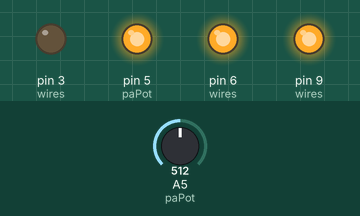
The sketch below on a simulated Arduino Uno, built with avr-gcc and run on an emulated ATmega328P. Shown: output pins drawn as LEDs (lit = HIGH). The test bench sets the inputs (shaded band); at power-on: A5 (paPot) = 512. What the sketch prints to the serial monitor is not drawn.

Above: at 2.8 s.
2.9 s: A5 (paPot) set to 716
At 3.41 s:
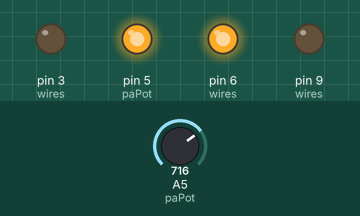
5.9 s: A5 (paPot) set to 625
At 6.28 s:
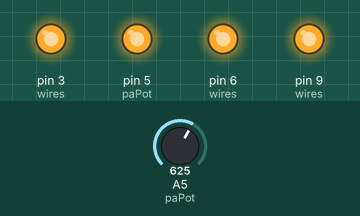
8.9 s: A5 (paPot) set to 598
At 10.45 s:
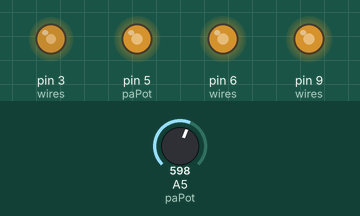
11.9 s: A5 (paPot) set to 900
14.9 s: A5 (paPot) set to 511
Timing chart, 0 to 18.9 s (numbered marks = the images above; inputs shaded):
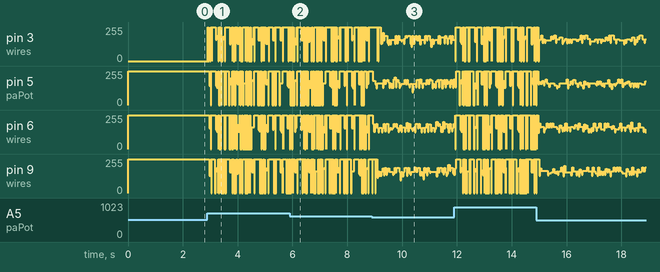

The sketch:

test_unipolar_stepper.ino
```cpp
/*
  test driver for stepper motor

  OOPS - it's unipolar - power through center tap, then
*/

#define BAUDRATE 115200

// PHASE_SKIP 0 for half-stepping; 1 for full stepping
#define PHASE_SKIP      0
// PHASE_START 0 for one coil at a time, 1 for two coils at a time
#define PHASE_START     0
// INACTIVE_STATE to be the state for inactive coils
//   0 for N-channel MOSFETs on the low side of the coils and power to common
//   1 for NPN 2N3904 controlling the gate of an N-channel MOSFET on the low side
//          adapted from http://www.edutek.ltd.uk/Circuit_Pages/Bridge_Driver_MOSFET.html
#define INACTIVE_STATE  1

#define paPot 5

// the motor is expected to have connections   1A - C - 2A   and  3A - C - 4A
#define pdMotor1A 3
#define pdMotor2A 5
// #define ppMotorEnable12 10

#define pdMotor3A 6
#define pdMotor4A 9
// #define ppMotorEnable34 11

int wires[] = {
                 pdMotor1A,
                 pdMotor2A,
                 pdMotor3A,
                 pdMotor4A
              };
int nWires;

int phases[] = {
                 B00000001,
                 B00000101,
                 B00000100,
                 B00000110,
                 B00000010,
                 B00001010,
                 B00001000,
                 B00001001
               };
int nPhases;

void setup () {
  Serial.begin ( BAUDRATE );
  while (!Serial);

  nWires = sizeof ( wires ) / sizeof ( wires [ 0 ] );
  nPhases = sizeof ( phases ) / sizeof ( phases [ 0 ] );

  for ( int i = 0; i < nWires; i++ ) {
    pinMode ( wires[i], OUTPUT ); digitalWrite ( wires[i], 0 );
  }

  // pinMode ( ppMotorEnable12, OUTPUT ); digitalWrite ( ppMotorEnable12, 1 );
  // pinMode ( ppMotorEnable34, OUTPUT ); digitalWrite ( ppMotorEnable34, 1 );

}

void loop () {
  // half-stepping by design - change pair1
  int pot;
  static int direction;
  static float loops_per_sec = 1.0;
  float command_loops_per_sec;
  unsigned long delay_us;
  static int oldPot = -10;
  static int phase = PHASE_START;
  static long location = 0;
  static unsigned long lastPrintAt_ms = 0;

  pot = analogRead ( paPot );
  // if ( abs ( pot - oldPot ) > 2 ) {
    if ( pot == 512 ) {
      direction = 0;
    } else if ( pot > 512 ) {
      direction = 1;
    } else {
      direction = -1;
    }

    /*
    delay_us = map ( constrain ( exp ( - abs ( 512.0 - pot ) / 80.0 ) * 1000,
                                 2, 1000 ) ,
                     2, 1000, 20, 100000L );
           */

    // the pot at 512 counts will square to 262144
    // delay at center (512) will be 262344, 200 at ends

    /*
    delay_us = ( 262144L - ( ( 512L - pot ) * ( 512L - pot ) ) ) / 4 + 200;

    Serial.print ( "Pot: " ); Serial.print ( pot );
    Serial.print ( "; delay: " ); Serial.print ( delay_us ); Serial.println ( "us" );

    // max acceleration is 60% of change per second
    // which is (60% of change) * old_delay_us * 1e6  per loop
    delay_us = old_delay_us + ( delay_us - old_delay_us ) * 6e-7 * old_delay_us;
    */

    // new loops_per_sec is loops_per_sec + desired_value * 60% / loops_per_sec
    command_loops_per_sec = max ( 0.0, abs ( 512.0 - pot ) - 5.0 ) * 100.0;
    loops_per_sec = max ( 0.0, loops_per_sec + ( command_loops_per_sec - loops_per_sec ) * 0.60 / loops_per_sec );
    delay_us = 1e6 / loops_per_sec;

    oldPot = pot;
  // }

  if ( ( millis () - lastPrintAt_ms ) > 0 ) {
    Serial.print ( "command: " ); Serial.print ( command_loops_per_sec ); Serial.print ( "; " );
    Serial.print ( "loops per second: " ); Serial.print ( loops_per_sec ); Serial.print ( "; " );
    Serial.print ( "accel delay: " ); Serial.print ( delay_us ); Serial.println ( "us" );
    lastPrintAt_ms = millis();
  }

  // delay ( 2000 );

  // if ( ( millis () - lastPrintAt_ms ) > 500 ) {
    // Serial.print ( location ); Serial.print ( "; " );
    // Serial.print ( delay_us ); Serial.print ( "; " );
    // Serial.print ( phase ); Serial.print ( "; " );
    // Serial.print ( pot ); Serial.print ( "; " );
    // Serial.print ( direction ); Serial.println ();
    // lastPrintAt_ms = millis();
  // }

  phase = ( phase + nPhases + ( direction * ( 1 + PHASE_SKIP ) ) ) % nPhases ;

  for ( int i = 0; i < nWires; i++ ) {
    // set the active ones to INACTIVE_STATE, the others to !INACTIVE_STATE
    digitalWrite ( wires[i], ( ( phases [ phase ] >> i ) & 0x01 ) ^ INACTIVE_STATE );
    // Serial.print ( "   wire " ); Serial.print ( wires[i] );
    // Serial.print ( ": " ); Serial.println ( ( phases [ phase ] >> i ) & 0x01 );
    // delay ( 1000 );
  }

  if ( delay_us > 5000 ) {
    Serial.print ( "Phase: " ); Serial.print ( phase ); Serial.print ( "; " );
    // Serial.print ( "Enable: " ); Serial.print ( pairs[phase][2] ); Serial.print ( "; " );
    Serial.print ( "Direction: " ); Serial.print ( direction ); Serial.print ( "; " );
    Serial.print ( "Mask: B" ); Serial.print ( phases [ phase ], BIN ); Serial.println ();
  }

  location += direction;

  delay_us = constrain ( delay_us, 100, 2000000L );

  // delay should go from 1000ms at center to 1ms at ends
  if ( delay_us < 5000 ) {
    delayMicroseconds ( delay_us );
  } else {
    delay ( delay_us / 1000L );
  }


}
```

Measured:
- the behaviour switches between 617 and 616 on A5 (paPot) (found by bisection; images 2 and 3)
